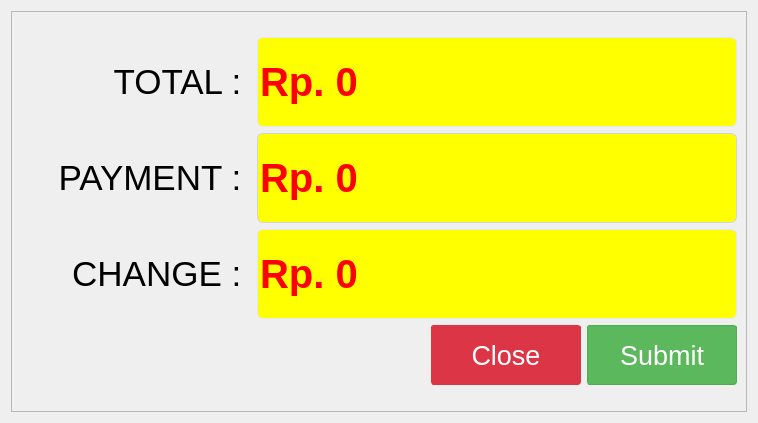
<?xml version="1.0" encoding="UTF-8"?>
<ui version="4.0">
 <class>Form</class>
 <widget class="QWidget" name="Form">
  <property name="geometry">
   <rect>
    <x>0</x>
    <y>0</y>
    <width>758</width>
    <height>423</height>
   </rect>
  </property>
  <property name="windowTitle">
   <string>Payment Transactions</string>
  </property>
  <property name="styleSheet">
   <string notr="true">QLineEdit{
	border: 1px solid #d1d5db;      /* Light gray border */
    border-radius: 6px;             /* Rounded corners */
    outline: none;                  /* Remove default outline */
    color: #333;                    /* Text color */
    background-color: #fff;       /* Light gray background */
    
}

QLineEdit:focus {
    border: 1px solid #93c5fd;       /* Blue border on focus */
    background-color: #ffffff;       /* White background when focused */
}

QLineEdit:disabled {
    border: 1px solid #e5e7eb;      /* Lighter border when disabled */
    background-color: #f3f4f6;      /* Light gray background when disabled */
    color: #9ca3af;                 /* Lighter text color when disabled */
}

/* QComboBox Styling - Improved with clearer state indicators */
QComboBox {
    border: 1px solid #d1d5db;      /* Light gray border */
    border-radius: 6px;             /* Rounded corners */
    padding: 6px 12px 6px 10px;     /* Add some padding */
    min-height: 20px;               /* Minimum height */
    color: #333;                    /* Text color */
    background-color: #fff;         /* White background */
    selection-background-color: #93c5fd; /* Light blue selection */
    font-size: 14px;                /* Consistent font size */
    min-width: 6em;                 /* Minimum width */
}

QComboBox:hover:!disabled {
    border-color: #93c5fd;          /* Light blue border on hover when enabled */
    background-color: #f0f7ff;      /* Very light blue background on hover */
}

QComboBox:focus {
    border: 2px solid #3b82f6;      /* Thicker, darker blue border on focus */
    background-color: #ffffff;      /* Pure white background when focused */
}

QComboBox:disabled {
    border: 1px solid #d9dce0;      /* Very light gray border when disabled */
    background-color: #f3f4f6;      /* Light gray background when disabled */
    color: #9ca3af;                 /* Lighter text color when disabled */
}

QComboBox::drop-down {
    subcontrol-origin: padding;
    subcontrol-position: center right;
    width: 20px;
    border: none;                   /* Remove border for cleaner look */
    margin-right: 5px;              /* Add some margin */
}

/* If you don't have an icon, use this instead: */
QComboBox::down-arrow {
    width: 0;
    height: 0;
    border-left: 5px solid transparent;
    border-right: 5px solid transparent;
    border-top: 5px solid #666;     /* Arrow color */
    margin-right: 5px;
}

QComboBox::down-arrow:disabled {
    border-top: 5px solid #b0b0b0;  /* Lighter arrow color when disabled */
}

QComboBox:disabled {
    color: #9ca3af;                 /* Lighter text when disabled */
    background-color: #f3f4f6;      /* Light gray background */
    border-color: #e5e7eb;          /* Lighter border */
}

/* Add a visual indicator for disabled state */
QComboBox:disabled {
    color: #9ca3af;
    background-color: #f3f4f6;
    border: 1px solid #e5e7eb;
    padding-right: 25px;            /* Make room for the lock icon */
}

/* If you don't have a lock icon, use a pattern instead */
QComboBox:disabled {
    background-image: repeating-linear-gradient(
        45deg,
        transparent,
        transparent 5px,
        rgba(200, 200, 200, 0.1) 5px,
        rgba(200, 200, 200, 0.1) 10px
    );
}

QComboBox QAbstractItemView {
    border: 1px solid #d1d5db;
    border-radius: 0px 0px 6px 6px;
    background-color: white;
    selection-background-color: #3b82f6;  /* Darker blue for better contrast */
    selection-color: white;               /* White text on selection */
    outline: none;
    padding: 5px;
}

QComboBox QAbstractItemView::item {
    min-height: 25px;               /* Taller items for better clickability */
    padding: 5px;                   /* Padding inside items */
}

QComboBox QAbstractItemView::item:hover {
    background-color: #e5f0ff;      /* Light blue on hover */
    color: #333;
}

/* QTextEdit Styling - Similar to QLineEdit */
QTextEdit {
    border: 1px solid #d1d5db;      /* Light gray border */
    border-radius: 6px;             /* Rounded corners */
    outline: none;                  /* Remove default outline */
    color: #333;                    /* Text color */
    background-color: #fff;         /* White background */
    padding: 6px 10px;              /* Add some padding for better text display */
    selection-background-color: #93c5fd; /* Light blue selection */
}

QTextEdit:focus {
    border: 1px solid #93c5fd;      /* Blue border on focus */
    background-color: #ffffff;      /* White background when focused */
}

QTextEdit:disabled {
    border: 1px solid #e5e7eb;      /* Lighter border when disabled */
    background-color: #f3f4f6;      /* Light gray background when disabled */
    color: #9ca3af;                 /* Lighter text color when disabled */
}


/* QDateEdit Styling */
QDateEdit {
    border: 1px solid #d1d5db;
    border-radius: 6px;
    padding: 6px 10px;
    min-height: 20px;
    color: #333;
    background-color: #fff;
    font-size: 14px;
}

QDateEdit:hover:!disabled {
    border-color: #93c5fd;
    background-color: #f0f7ff;
}

QDateEdit:focus {
    border: 2px solid #3b82f6;
    background-color: #ffffff;
}

QDateEdit:disabled {
    color: #9ca3af;
    background-color: #f3f4f6;
    border: 1px dashed #c0c0c0;
}

QDateEdit::drop-down {
    subcontrol-origin: padding;
    subcontrol-position: center right;
    width: 20px;
    border: none;
    margin-right: 5px;
}

QDateEdit::down-arrow {
    width: 0;
    height: 0;
    border-left: 5px solid transparent;
    border-right: 5px solid transparent;
    border-top: 5px solid #666;
    margin-right: 5px;
}

QDateEdit::down-arrow:disabled {
    border-top: 5px solid #b0b0b0;
}

/* Calendar popup styling */
QCalendarWidget {
    background-color: white;
    border: 1px solid #d1d5db;
}

QCalendarWidget QToolButton {
    color: #333;
    background-color: transparent;
    border: 1px solid transparent;
    border-radius: 4px;
    padding: 4px;
}

QCalendarWidget QToolButton:hover {
    background-color: #f0f7ff;
    border: 1px solid #93c5fd;
}

QCalendarWidget QMenu {
    background-color: white;
    border: 1px solid #d1d5db;
    padding: 5px;
}

QCalendarWidget QSpinBox {
    border: 1px solid #d1d5db;
    border-radius: 4px;
    padding: 3px;
    background-color: white;
}

QCalendarWidget QAbstractItemView:enabled {
    background-color: white;
    color: #333;
    selection-background-color: #3b82f6;
    selection-color: white;
}

QCalendarWidget QAbstractItemView:disabled {
    color: #9ca3af;
}

QCalendarWidget QWidget#qt_calendar_navigationbar {
    background-color: #f1f5f9;
    border-bottom: 1px solid #d1d5db;
    padding: 4px;
}

QPushButton {
    text-align: center;
    white-space: nowrap;
    vertical-align: middle;
    border: 1px solid transparent;
    line-height: 1.5;
    border-radius: 3px;
    margin: 0.25rem;
	opacity: 0.55;

}
</string>
  </property>
  <layout class="QGridLayout" name="gridLayout_2">
   <item row="0" column="0">
    <widget class="QFrame" name="frame">
     <property name="frameShape">
      <enum>QFrame::StyledPanel</enum>
     </property>
     <property name="frameShadow">
      <enum>QFrame::Raised</enum>
     </property>
     <layout class="QGridLayout" name="gridLayout">
      <item row="0" column="0">
       <layout class="QVBoxLayout" name="verticalLayout">
        <item>
         <layout class="QHBoxLayout" name="horizontalLayout">
          <item>
           <widget class="QLabel" name="total_transaction_label">
            <property name="minimumSize">
             <size>
              <width>230</width>
              <height>60</height>
             </size>
            </property>
            <property name="font">
             <font>
              <pointsize>26</pointsize>
             </font>
            </property>
            <property name="text">
             <string>TOTAL : </string>
            </property>
            <property name="alignment">
             <set>Qt::AlignRight|Qt::AlignTrailing|Qt::AlignVCenter</set>
            </property>
           </widget>
          </item>
          <item>
           <widget class="QLineEdit" name="total_transaction_input">
            <property name="enabled">
             <bool>false</bool>
            </property>
            <property name="minimumSize">
             <size>
              <width>200</width>
              <height>90</height>
             </size>
            </property>
            <property name="font">
             <font>
              <pointsize>30</pointsize>
              <weight>75</weight>
              <bold>true</bold>
             </font>
            </property>
            <property name="mouseTracking">
             <bool>false</bool>
            </property>
            <property name="styleSheet">
             <string notr="true">QLineEdit{
	background-color: yellow;
	font-weight: bold;
	color: red;
}</string>
            </property>
            <property name="text">
             <string>Rp. 0</string>
            </property>
           </widget>
          </item>
         </layout>
        </item>
        <item>
         <layout class="QHBoxLayout" name="horizontalLayout_2">
          <item>
           <widget class="QLabel" name="payment_transaction_label">
            <property name="minimumSize">
             <size>
              <width>230</width>
              <height>60</height>
             </size>
            </property>
            <property name="font">
             <font>
              <pointsize>26</pointsize>
             </font>
            </property>
            <property name="text">
             <string>PAYMENT : </string>
            </property>
            <property name="alignment">
             <set>Qt::AlignRight|Qt::AlignTrailing|Qt::AlignVCenter</set>
            </property>
           </widget>
          </item>
          <item>
           <widget class="QLineEdit" name="payment_transaction_input">
            <property name="enabled">
             <bool>true</bool>
            </property>
            <property name="minimumSize">
             <size>
              <width>200</width>
              <height>90</height>
             </size>
            </property>
            <property name="font">
             <font>
              <pointsize>30</pointsize>
              <weight>75</weight>
              <bold>true</bold>
             </font>
            </property>
            <property name="mouseTracking">
             <bool>false</bool>
            </property>
            <property name="styleSheet">
             <string notr="true">QLineEdit{
	background-color: yellow;
	font-weight: bold;
	color: red;
}</string>
            </property>
            <property name="text">
             <string>Rp. 0</string>
            </property>
           </widget>
          </item>
         </layout>
        </item>
        <item>
         <layout class="QHBoxLayout" name="horizontalLayout_3">
          <item>
           <widget class="QLabel" name="payment_change_transaction_label">
            <property name="minimumSize">
             <size>
              <width>230</width>
              <height>60</height>
             </size>
            </property>
            <property name="font">
             <font>
              <pointsize>26</pointsize>
             </font>
            </property>
            <property name="text">
             <string>CHANGE : </string>
            </property>
            <property name="alignment">
             <set>Qt::AlignRight|Qt::AlignTrailing|Qt::AlignVCenter</set>
            </property>
           </widget>
          </item>
          <item>
           <widget class="QLineEdit" name="payment_change_transaction_input">
            <property name="enabled">
             <bool>false</bool>
            </property>
            <property name="minimumSize">
             <size>
              <width>200</width>
              <height>90</height>
             </size>
            </property>
            <property name="font">
             <font>
              <pointsize>30</pointsize>
              <weight>75</weight>
              <bold>true</bold>
             </font>
            </property>
            <property name="mouseTracking">
             <bool>false</bool>
            </property>
            <property name="styleSheet">
             <string notr="true">QLineEdit{
	background-color: yellow;
	font-weight: bold;
	color: red;
}</string>
            </property>
            <property name="text">
             <string>Rp. 0</string>
            </property>
           </widget>
          </item>
         </layout>
        </item>
        <item>
         <layout class="QHBoxLayout" name="horizontalLayout_4">
          <item>
           <spacer name="horizontalSpacer">
            <property name="orientation">
             <enum>Qt::Horizontal</enum>
            </property>
            <property name="sizeHint" stdset="0">
             <size>
              <width>40</width>
              <height>20</height>
             </size>
            </property>
           </spacer>
          </item>
          <item>
           <widget class="QPushButton" name="close_payment_transaction_dialog_button">
            <property name="minimumSize">
             <size>
              <width>150</width>
              <height>60</height>
             </size>
            </property>
            <property name="font">
             <font>
              <pointsize>20</pointsize>
             </font>
            </property>
            <property name="styleSheet">
             <string notr="true">QPushButton {
    color: #fff;
    background-color: #dc3545;
    border-color: #dc3545;
}
QPushButton:hover {
    background-color: #bb2d3b;
    border-color: #b02a37;
}</string>
            </property>
            <property name="text">
             <string>Close</string>
            </property>
            <property name="icon">
             <iconset>
              <normaloff>../assets/close.png</normaloff>../assets/close.png</iconset>
            </property>
            <property name="iconSize">
             <size>
              <width>23</width>
              <height>23</height>
             </size>
            </property>
           </widget>
          </item>
          <item>
           <widget class="QPushButton" name="submit_payment_transcations_button">
            <property name="minimumSize">
             <size>
              <width>150</width>
              <height>60</height>
             </size>
            </property>
            <property name="font">
             <font>
              <pointsize>20</pointsize>
             </font>
            </property>
            <property name="styleSheet">
             <string notr="true">QPushButton {
    color: #fff;
    background-color: #5cb85c;
    border-color: #4cae4c;
}
QPushButton:hover {
    background-color: #4cae4c;
    border-color: #419641;
}
QPushButton:disabled {
    background-color: #a3d7a3;
    border-color: #a3d7a3;
    color: #e8f5e8;
}
</string>
            </property>
            <property name="text">
             <string>Submit</string>
            </property>
            <property name="icon">
             <iconset>
              <normaloff>../assets/submit.png</normaloff>../assets/submit.png</iconset>
            </property>
            <property name="iconSize">
             <size>
              <width>25</width>
              <height>25</height>
             </size>
            </property>
           </widget>
          </item>
         </layout>
        </item>
       </layout>
      </item>
     </layout>
    </widget>
   </item>
  </layout>
 </widget>
 <resources/>
 <connections/>
</ui>
